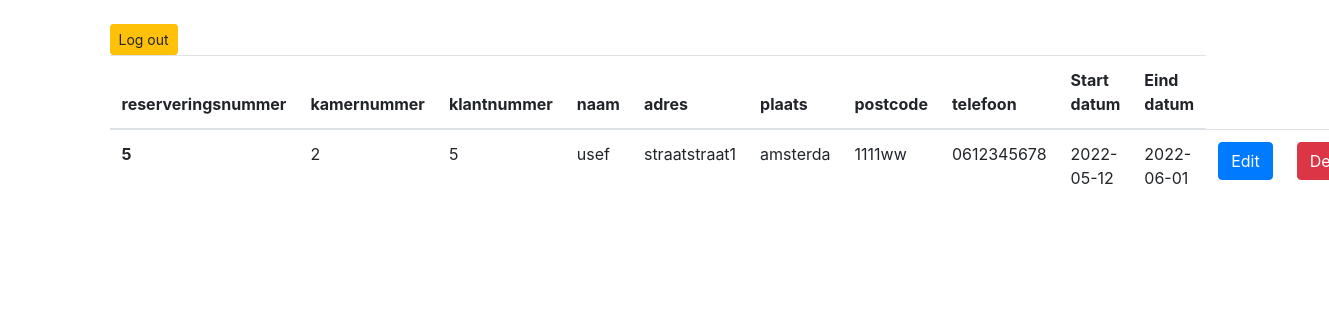
The app's page /reservatie.php with its own data.
### tables this page shows
CREATE TABLE `reservering` (
  `reserveringID` int(11) NOT NULL,
  `start_datum` date DEFAULT NULL,
  `eind_datum` date DEFAULT NULL,
  `kamerID_rs` int(11) DEFAULT NULL,
  `klantID_rs` int(11) DEFAULT NULL
);

CREATE TABLE `klant` (
  `klantID` int(11) NOT NULL,
  `naam` varchar(255) DEFAULT NULL,
  `adres` varchar(255) DEFAULT NULL,
  `plaats` varchar(255) DEFAULT NULL,
  `postcode` varchar(255) DEFAULT NULL,
  `telefoon` varchar(255) DEFAULT NULL
);

### database.php (called while the page is built, shortened)
<?php
    class DB{
        private $pdo;
        public function __construct($host, $user, $pass, $db, $charset){
            $this->host = $host;
            $this->user = $user;
            $this->pass = $pass;
            $this->db = $db;
            $this->charset = $charset;
            try{
                $dsn = 'mysql:host='. $this->host.';dbname='.$this->db.';charset='.$this->charset;
                $this->pdo = new PDO($dsn, $this->user, $this->pass);
                $this->pdo->setAttribute(PDO::ATTR_ERRMODE, PDO::ERRMODE_EXCEPTION);
                return $this->pdo;
            }
            catch(\PDOException $e){
                echo "Connection Failed: ".$e->getMessage();
            }
        }
                public function showKlantReservering(){
                    try {
                        $query = "SELECT * FROM reservering JOIN klant ON reservering.klantID_rs = klant.klantID ORDER BY reserveringID DESC LIMIT 1";
                        $prep = $this->pdo->prepare($query);
                        $prep->execute();
                        $rows = $prep->fetchAll(PDO::FETCH_ASSOC);
                        return $rows;
                    } catch (\Throwable $th) {
                        throw $th;
                    }
                }
     }
?>

### reservatie.php (the view, shortened to what this page needs)
<?php
include_once 'database.php';
$db = new DB('localhost', 'root', '', 'oefenexamen', 'utf8mb4');
$klanten = $db->showKlantReservering();
?>
<!DOCTYPE html>
<html lang="en">
<head>
    <link rel="stylesheet" href="https://stackpath.bootstrapcdn.com/bootstrap/4.5.0/css/bootstrap.min.css">
    <link rel="stylesheet" href="https://cdn.datatables.net/1.10.22/css/jquery.dataTables.min.css">
    <link rel="stylesheet" href="https://cdn.datatables.net/buttons/1.6.4/css/buttons.dataTables.min.css">
    <link rel="stylesheet" href="https://cdn.datatables.net/buttons/2.2.2/css/buttons.dataTables.min.css">
</head>
<body>
    <main>
    <main class="container mt-4 mb-4">
        <a class="btn btn-warning mr-2 btn-sm" href="logout.php">Log out</a>
        <table class="table">
        <thead>
            <tr>
                <th scope="col">reserveringsnummer</th>
                <th scope="col">kamernummer</th>
                <th scope="col">klantnummer</th>
                <th scope="col">naam</th>
                <th scope="col">adres</th>
                <th scope="col">plaats</th>
                <th scope="col">postcode</th>
                <th scope="col">telefoon</th>
                <th scope="col">Start datum </th>
                <th scope="col">Eind datum</th>
            </tr>
        </thead>
        <tbody>
            <?php foreach($klanten as $klant):
                ?>
            <tr>
                <th scope="row"><?php echo $klant["reserveringID"];?></th>
                <td><?php echo $klant["kamerID_rs"];?></td>
                <td><?php echo $klant["klantID_rs"];?></td>
                <td><?php echo $klant["naam"];?></td>
                <td><?php echo $klant["adres"];?></td>
                <td><?php echo $klant["plaats"];?></td>
                <td><?php echo $klant["postcode"];?></td>
                <td><?php echo $klant["telefoon"];?></td>
                <td><?php echo $klant["start_datum"];?></td>
                <td><?php echo $klant["eind_datum"];?></td>
                <td><a class="btn btn-primary" href="edit.php?klantID_rs=<?php echo $klant["klantID_rs"]; ?>">Edit</button></td>
                <td><a class="btn btn-danger" href="delete.php?klantID_rs=<?php echo $klant["klantID_rs"];  ?>">Delete</button></td>
            </tr>
            <?php endforeach; ?>
        </tbody>
    </table>
    </main>
</body>
</html>

### records on screen
reservering: reserveringID "5", kamerID_rs "2", klantID_rs "5", klantID_rs.naam "usef", klantID_rs.adres "straatstraat1", klantID_rs.plaats "amsterda", klantID_rs.postcode "1111ww", klantID_rs.telefoon "0612345678", start_datum "2022-05-12", eind_datum "2022-06-01"
